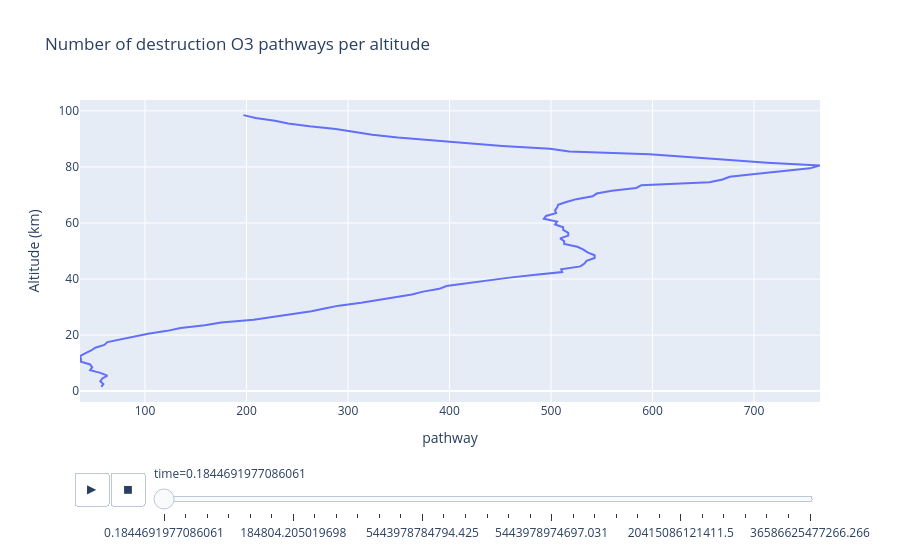
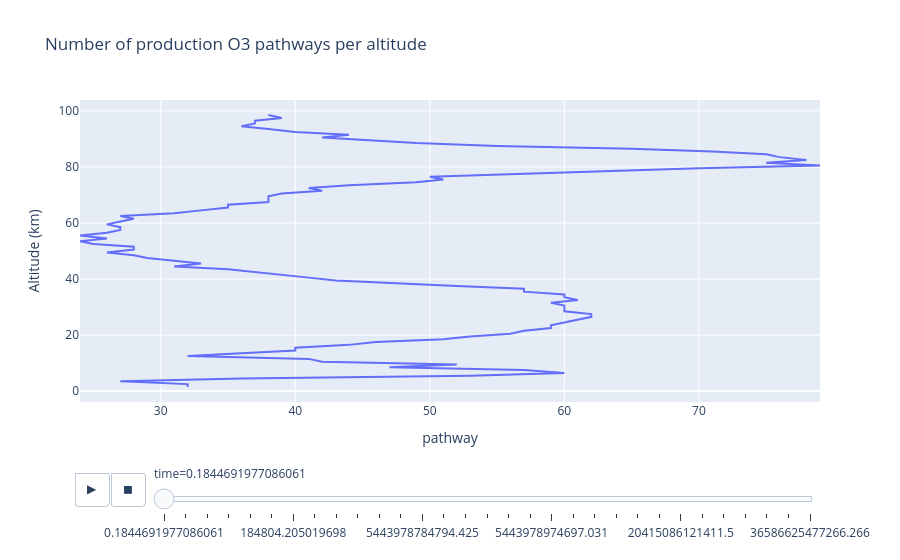

Here is the notebook cell these charts were saved with, in order:
### Markdown cell above
Here is an interactive plot with number of pathways found at each altitude and time:

### Code cell
def get_number_of_pathways_per_alt(species, type='destruction'):
    '''Gets number of pathways per altutude'''
    if type == 'destruction':
        data_species = loss_pathways[loss_pathways.species == species]
    elif type == 'production':
        data_species = prod_pathways[prod_pathways.species == species]
    
    pathways_per = data_species[['pathway', 'time', 'alt']].\
        groupby(['time', 'alt']).count().reset_index()
    return pathways_per



num_pathways_loss = get_number_of_pathways_per_alt('O3', type='destruction')
num_pathways_prod = get_number_of_pathways_per_alt('O3', type='production')

fig = px.line(num_pathways_loss, x='pathway', y='alt',
        animation_frame='time',
        labels={'x':'Number of pathways', 'alt':'Altitude (km)'},
        title='Number of destruction O3 pathways per altitude')
fig.show()

fig = px.line(num_pathways_prod, x='pathway', y='alt',
        animation_frame='time',
        labels={'x':'Number of pathways', 'alt':'Altitude (km)'},
        title='Number of production O3 pathways per altitude')
fig.show()

### Figure 1 — Plotly figure (JSON) as saved in the notebook; plotly's stock layout.template omitted (floating-point values rounded to 4 significant figures)
{"data": [{"hovertemplate": "time=0.1844691977086061<br>pathway=%{x}<br>Altitude (km)=%{y}<extra></extra>", "legendgroup": "", "line": {"color": "#636efa", "dash": "solid"}, "marker": {"symbol": "circle"}, "mode": "lines", "name": "", "orientation": "v", "showlegend": false, "type": "scatter", "x": [57, 59, 56, 58, 63, 56, 46, 48, 46, 37, 37, 36, 41, 47, 51, 60, 63, 77, 91, 103, 122, 135, 159, 175, 207, 226, 248, 264, 277, 291, 313, 329, 347, 363, 374, 390, 397, 417, 442, 459, 485, 511, 510, 529, 533, 535, 543, 543, 536, 532, 526, 513, 513, 509, 517, 517, 512, 512, 504, 506, 493, 495, 505, 504, 506, 507, 515, 525, 541, 545, 560, 584, 589, 656, 669, 676, 701, 732, 755, 765, 713, 676, 631, 597, 518, 499, 452, 417, 380, 349, 324, 304, 288, 262, 241, 228, 209, 197], "xaxis": "x", "y": [1.5, 2.5, 3.5, 4.5, 5.5, 6.5, 7.5, 8.5, 9.5, 10.5, 11.5, 12.5, 13.5, 14.5, 15.5, 16.5, 17.5, 18.5, 19.5, 20.5, 21.5, 22.5, 23.5, 24.5, 25.5, 26.5, 27.5, 28.5, 29.5, 30.5, 31.5, 32.5, 33.5, 34.5, 35.5, 36.5, 37.5, 38.5, 39.5, 40.5, 41.5, 42.5, 43.5, 44.5, 45.5, 46.5, 47.5, 48.5, 49.5, 50.5, 51.5, 52.5, 53.5, 54.5, 55.5, 56.5, 57.5, 58.5, 59.5, 60.5, 61.5, 62.5, 63.5, 64.5, 65.5, 66.5, 67.5, 68.5, 69.5, 70.5, 71.5, 72.5, 73.5, 74.5, 75.5, 76.5, 77.5, 78.5, 79.5, 80.5, 81.5, 82.5, 83.5, 84.5, 85.5, 86.5, 87.5, 88.5, 89.5, 90.5, 91.5, 92.5, 93.5, 94.5, 95.5, 96.5, 97.5, 98.5], "yaxis": "y"}], "layout": {"legend": {"tracegroupgap": 0}, "sliders": [{"active": 0, "currentvalue": {"prefix": "time="}, "len": 0.9, "pad": {"b": 10, "t": 60}, "steps": [{"args": [["0.1844691977086061"], {"frame": {"duration": 0, "redraw": false}, "fromcurrent": true, "mode": "immediate", "transition": {"duration": 0, "easing": "linear"}}], "label": "0.1844691977086061", "method": "animate"}, {"args": [["1.8477070459009568"], {"frame": {"duration": 0, "redraw": false}, "fromcurrent": true, "mode": "immediate", "transition": {"duration": 0, "easing": "linear"}}], "label": "1.8477070459009568", "method": "animate"}, {"args": [["18.480085527824464"], {"frame": {"duration": 0, "redraw": false}, "fromcurrent": true, "mode": "immediate", "transition": {"duration": 0, "easing": "linear"}}], "label": "18.480085527824464", "method": "animate"}, {"args": [["184.8038703470596"], {"frame": {"duration": 0, "redraw": false}, "fromcurrent": true, "mode": "immediate", "transition": {"duration": 0, "easing": "linear"}}], "label": "184.8038703470596", "method": "animate"}, {"args": [["1848.0417185394103"], {"frame": {"duration": 0, "redraw": false}, "fromcurrent": true, "mode": "immediate", "transition": {"duration": 0, "easing": "linear"}}], "label": "1848.0417185394103", "method": "animate"}, {"args": [["18480.42020046292"], {"frame": {"duration": 0, "redraw": false}, "fromcurrent": true, "mode": "immediate", "transition": {"duration": 0, "easing": "linear"}}], "label": "18480.42020046292", "method": "animate"}, {"args": [["184804.205019698"], {"frame": {"duration": 0, "redraw": false}, "fromcurrent": true, "mode": "immediate", "transition": {"duration": 0, "easing": "linear"}}], "label": "184804.205019698", "method": "animate"}, {"args": [["1848042.0532120487"], {"frame": {"duration": 0, "redraw": false}, "fromcurrent": true, "mode": "immediate", "transition": {"duration": 0, "easing": "linear"}}], "label": "1848042.0532120487", "method": "animate"}, {"args": [["18480420.53513556"], {"frame": {"duration": 0, "redraw": false}, "fromcurrent": true, "mode": "immediate", "transition": {"duration": 0, "easing": "linear"}}], "label": "18480420.53513556", "method": "animate"}, {"args": [["75628478.04532035"], {"frame": {"duration": 0, "redraw": false}, "fromcurrent": true, "mode": "immediate", "transition": {"duration": 0, "easing": "linear"}}], "label": "75628478.04532035", "method": "animate"}, {"args": [["181831945.8203144"], {"frame": {"duration": 0, "redraw": false}, "fromcurrent": true, "mode": "immediate", "transition": {"duration": 0, "easing": "linear"}}], "label": "181831945.8203144", "method": "animate"}, {"args": [["58297704033.67288"], {"frame": {"duration": 0, "redraw": false}, "fromcurrent": true, "mode": "immediate", "transition": {"duration": 0, "easing": "linear"}}], "label": "58297704033.67288", "method": "animate"}, {"args": [["5443978784794.425"], {"frame": {"duration": 0, "redraw": false}, "fromcurrent": true, "mode": "immediate", "transition": {"duration": 0, "easing": "linear"}}], "label": "5443978784794.425", "method": "animate"}, {"args": [["5443978788853.378"], {"frame": {"duration": 0, "redraw": false}, "fromcurrent": true, "mode": "immediate", "transition": {"duration": 0, "easing": "linear"}}], "label": "5443978788853.378", "method": "animate"}, {"args": [["5443978811122.641"], {"frame": {"duration": 0, "redraw": false}, "fromcurrent": true, "mode": "immediate", "transition": {"duration": 0, "easing": "linear"}}], "label": "5443978811122.641", "method": "animate"}, {"args": [["5443978829170.7"], {"frame": {"duration": 0, "redraw": false}, "fromcurrent": true, "mode": "immediate", "transition": {"duration": 0, "easing": "linear"}}], "label": "5443978829170.7", "method": "animate"}, {"args": [["5443978856669.017"], {"frame": {"duration": 0, "redraw": false}, "fromcurrent": true, "mode": "immediate", "transition": {"duration": 0, "easing": "linear"}}], "label": "5443978856669.017", "method": "animate"}, {"args": [["5443978891053.088"], {"frame": {"duration": 0, "redraw": false}, "fromcurrent": true, "mode": "immediate", "transition": {"duration": 0, "easing": "linear"}}], "label": "5443978891053.088", "method": "animate"}, {"args": [["5443978974697.031"], {"frame": {"duration": 0, "redraw": false}, "fromcurrent": true, "mode": "immediate", "transition": {"duration": 0, "easing": "linear"}}], "label": "5443978974697.031", "method": "animate"}, {"args": [["5443979390789.86"], {"frame": {"duration": 0, "redraw": false}, "fromcurrent": true, "mode": "immediate", "transition": {"duration": 0, "easing": "linear"}}], "label": "5443979390789.86", "method": "animate"}, {"args": [["13433606566833.0"], {"frame": {"duration": 0, "redraw": false}, "fromcurrent": true, "mode": "immediate", "transition": {"duration": 0, "easing": "linear"}}], "label": "13433606566833.0", "method": "animate"}, {"args": [["13433665287512.18"], {"frame": {"duration": 0, "redraw": false}, "fromcurrent": true, "mode": "immediate", "transition": {"duration": 0, "easing": "linear"}}], "label": "13433665287512.18", "method": "animate"}, {"args": [["13433761524500.64"], {"frame": {"duration": 0, "redraw": false}, "fromcurrent": true, "mode": "immediate", "transition": {"duration": 0, "easing": "linear"}}], "label": "13433761524500.64", "method": "animate"}, {"args": [["13434019723063.82"], {"frame": {"duration": 0, "redraw": false}, "fromcurrent": true, "mode": "immediate", "transition": {"duration": 0, "easing": "linear"}}], "label": "13434019723063.82", "method": "animate"}, {"args": [["20415086121411.5"], {"frame": {"duration": 0, "redraw": false}, "fromcurrent": true, "mode": "immediate", "transition": {"duration": 0, "easing": "linear"}}], "label": "20415086121411.5", "method": "animate"}, {"args": [["20415086210454.64"], {"frame": {"duration": 0, "redraw": false}, "fromcurrent": true, "mode": "immediate", "transition": {"duration": 0, "easing": "linear"}}], "label": "20415086210454.64", "method": "animate"}, {"args": [["20415086339484.21"], {"frame": {"duration": 0, "redraw": false}, "fromcurrent": true, "mode": "immediate", "transition": {"duration": 0, "easing": "linear"}}], "label": "20415086339484.21", "method": "animate"}, {"args": [["20415088098583.465"], {"frame": {"duration": 0, "redraw": false}, "fromcurrent": true, "mode": "immediate", "transition": {"duration": 0, "easing": "linear"}}], "label": "20415088098583.465", "method": "animate"}, {"args": [["36565400975220.95"], {"frame": {"duration": 0, "redraw": false}, "fromcurrent": true, "mode": "immediate", "transition": {"duration": 0, "easing": "linear"}}], "label": "36565400975220.95", "method": "animate"}, {"args": [["36565469826757.35"], {"frame": {"duration": 0, "redraw": false}, "fromcurrent": true, "mode": "immediate", "transition": {"duration": 0, "easing": "linear"}}], "label": "36565469826757.35", "method": "animate"}, {"args": [["36586625477266.266"], {"frame": {"duration": 0, "redraw": false}, "fromcurrent": true, "mode": "immediate", "transition": {"duration": 0, "easing": "linear"}}], "label": "36586625477266.266", "method": "animate"}], "x": 0.1, "xanchor": "left", "y": 0, "yanchor": "top"}], "title": {"text": "Number of destruction O3 pathways per altitude"}, "updatemenus": [{"buttons": [{"args": [null, {"frame": {"duration": 500, "redraw": false}, "fromcurrent": true, "mode": "immediate", "transition": {"duration": 500, "easing": "linear"}}], "label": "&#9654;", "method": "animate"}, {"args": [[null], {"frame": {"duration": 0, "redraw": false}, "fromcurrent": true, "mode": "immediate", "transition": {"duration": 0, "easing": "linear"}}], "label": "&#9724;", "method": "animate"}], "direction": "left", "pad": {"r": 10, "t": 70}, "showactive": false, "type": "buttons", "x": 0.1, "xanchor": "right", "y": 0, "yanchor": "top"}], "xaxis": {"anchor": "y", "domain": [0, 1], "title": {"text": "pathway"}}, "yaxis": {"anchor": "x", "domain": [0, 1], "title": {"text": "Altitude (km)"}}}}

### Figure 2 — Plotly figure (JSON) as saved in the notebook; plotly's stock layout.template omitted (floating-point values rounded to 4 significant figures)
{"data": [{"hovertemplate": "time=0.1844691977086061<br>pathway=%{x}<br>Altitude (km)=%{y}<extra></extra>", "legendgroup": "", "line": {"color": "#636efa", "dash": "solid"}, "marker": {"symbol": "circle"}, "mode": "lines", "name": "", "orientation": "v", "showlegend": false, "type": "scatter", "x": [32, 32, 27, 36, 53, 60, 57, 47, 52, 42, 41, 32, 36, 40, 40, 44, 46, 51, 53, 56, 57, 59, 59, 60, 61, 62, 62, 60, 60, 60, 59, 61, 60, 60, 57, 57, 52, 47, 43, 41, 39, 37, 35, 31, 33, 31, 29, 28, 26, 28, 28, 25, 24, 26, 24, 26, 27, 27, 26, 27, 28, 27, 31, 33, 35, 35, 38, 38, 38, 39, 42, 41, 44, 49, 51, 50, 57, 63, 70, 79, 75, 78, 76, 75, 71, 65, 55, 49, 45, 42, 44, 40, 38, 36, 37, 37, 39, 38], "xaxis": "x", "y": [1.5, 2.5, 3.5, 4.5, 5.5, 6.5, 7.5, 8.5, 9.5, 10.5, 11.5, 12.5, 13.5, 14.5, 15.5, 16.5, 17.5, 18.5, 19.5, 20.5, 21.5, 22.5, 23.5, 24.5, 25.5, 26.5, 27.5, 28.5, 29.5, 30.5, 31.5, 32.5, 33.5, 34.5, 35.5, 36.5, 37.5, 38.5, 39.5, 40.5, 41.5, 42.5, 43.5, 44.5, 45.5, 46.5, 47.5, 48.5, 49.5, 50.5, 51.5, 52.5, 53.5, 54.5, 55.5, 56.5, 57.5, 58.5, 59.5, 60.5, 61.5, 62.5, 63.5, 64.5, 65.5, 66.5, 67.5, 68.5, 69.5, 70.5, 71.5, 72.5, 73.5, 74.5, 75.5, 76.5, 77.5, 78.5, 79.5, 80.5, 81.5, 82.5, 83.5, 84.5, 85.5, 86.5, 87.5, 88.5, 89.5, 90.5, 91.5, 92.5, 93.5, 94.5, 95.5, 96.5, 97.5, 98.5], "yaxis": "y"}], "layout": {"legend": {"tracegroupgap": 0}, "sliders": [{"active": 0, "currentvalue": {"prefix": "time="}, "len": 0.9, "pad": {"b": 10, "t": 60}, "steps": [{"args": [["0.1844691977086061"], {"frame": {"duration": 0, "redraw": false}, "fromcurrent": true, "mode": "immediate", "transition": {"duration": 0, "easing": "linear"}}], "label": "0.1844691977086061", "method": "animate"}, {"args": [["1.8477070459009568"], {"frame": {"duration": 0, "redraw": false}, "fromcurrent": true, "mode": "immediate", "transition": {"duration": 0, "easing": "linear"}}], "label": "1.8477070459009568", "method": "animate"}, {"args": [["18.480085527824464"], {"frame": {"duration": 0, "redraw": false}, "fromcurrent": true, "mode": "immediate", "transition": {"duration": 0, "easing": "linear"}}], "label": "18.480085527824464", "method": "animate"}, {"args": [["184.8038703470596"], {"frame": {"duration": 0, "redraw": false}, "fromcurrent": true, "mode": "immediate", "transition": {"duration": 0, "easing": "linear"}}], "label": "184.8038703470596", "method": "animate"}, {"args": [["1848.0417185394103"], {"frame": {"duration": 0, "redraw": false}, "fromcurrent": true, "mode": "immediate", "transition": {"duration": 0, "easing": "linear"}}], "label": "1848.0417185394103", "method": "animate"}, {"args": [["18480.42020046292"], {"frame": {"duration": 0, "redraw": false}, "fromcurrent": true, "mode": "immediate", "transition": {"duration": 0, "easing": "linear"}}], "label": "18480.42020046292", "method": "animate"}, {"args": [["184804.205019698"], {"frame": {"duration": 0, "redraw": false}, "fromcurrent": true, "mode": "immediate", "transition": {"duration": 0, "easing": "linear"}}], "label": "184804.205019698", "method": "animate"}, {"args": [["1848042.0532120487"], {"frame": {"duration": 0, "redraw": false}, "fromcurrent": true, "mode": "immediate", "transition": {"duration": 0, "easing": "linear"}}], "label": "1848042.0532120487", "method": "animate"}, {"args": [["18480420.53513556"], {"frame": {"duration": 0, "redraw": false}, "fromcurrent": true, "mode": "immediate", "transition": {"duration": 0, "easing": "linear"}}], "label": "18480420.53513556", "method": "animate"}, {"args": [["75628478.04532035"], {"frame": {"duration": 0, "redraw": false}, "fromcurrent": true, "mode": "immediate", "transition": {"duration": 0, "easing": "linear"}}], "label": "75628478.04532035", "method": "animate"}, {"args": [["181831945.8203144"], {"frame": {"duration": 0, "redraw": false}, "fromcurrent": true, "mode": "immediate", "transition": {"duration": 0, "easing": "linear"}}], "label": "181831945.8203144", "method": "animate"}, {"args": [["58297704033.67288"], {"frame": {"duration": 0, "redraw": false}, "fromcurrent": true, "mode": "immediate", "transition": {"duration": 0, "easing": "linear"}}], "label": "58297704033.67288", "method": "animate"}, {"args": [["5443978784794.425"], {"frame": {"duration": 0, "redraw": false}, "fromcurrent": true, "mode": "immediate", "transition": {"duration": 0, "easing": "linear"}}], "label": "5443978784794.425", "method": "animate"}, {"args": [["5443978788853.378"], {"frame": {"duration": 0, "redraw": false}, "fromcurrent": true, "mode": "immediate", "transition": {"duration": 0, "easing": "linear"}}], "label": "5443978788853.378", "method": "animate"}, {"args": [["5443978811122.641"], {"frame": {"duration": 0, "redraw": false}, "fromcurrent": true, "mode": "immediate", "transition": {"duration": 0, "easing": "linear"}}], "label": "5443978811122.641", "method": "animate"}, {"args": [["5443978829170.7"], {"frame": {"duration": 0, "redraw": false}, "fromcurrent": true, "mode": "immediate", "transition": {"duration": 0, "easing": "linear"}}], "label": "5443978829170.7", "method": "animate"}, {"args": [["5443978856669.017"], {"frame": {"duration": 0, "redraw": false}, "fromcurrent": true, "mode": "immediate", "transition": {"duration": 0, "easing": "linear"}}], "label": "5443978856669.017", "method": "animate"}, {"args": [["5443978891053.088"], {"frame": {"duration": 0, "redraw": false}, "fromcurrent": true, "mode": "immediate", "transition": {"duration": 0, "easing": "linear"}}], "label": "5443978891053.088", "method": "animate"}, {"args": [["5443978974697.031"], {"frame": {"duration": 0, "redraw": false}, "fromcurrent": true, "mode": "immediate", "transition": {"duration": 0, "easing": "linear"}}], "label": "5443978974697.031", "method": "animate"}, {"args": [["5443979390789.86"], {"frame": {"duration": 0, "redraw": false}, "fromcurrent": true, "mode": "immediate", "transition": {"duration": 0, "easing": "linear"}}], "label": "5443979390789.86", "method": "animate"}, {"args": [["13433606566833.0"], {"frame": {"duration": 0, "redraw": false}, "fromcurrent": true, "mode": "immediate", "transition": {"duration": 0, "easing": "linear"}}], "label": "13433606566833.0", "method": "animate"}, {"args": [["13433665287512.18"], {"frame": {"duration": 0, "redraw": false}, "fromcurrent": true, "mode": "immediate", "transition": {"duration": 0, "easing": "linear"}}], "label": "13433665287512.18", "method": "animate"}, {"args": [["13433761524500.64"], {"frame": {"duration": 0, "redraw": false}, "fromcurrent": true, "mode": "immediate", "transition": {"duration": 0, "easing": "linear"}}], "label": "13433761524500.64", "method": "animate"}, {"args": [["13434019723063.82"], {"frame": {"duration": 0, "redraw": false}, "fromcurrent": true, "mode": "immediate", "transition": {"duration": 0, "easing": "linear"}}], "label": "13434019723063.82", "method": "animate"}, {"args": [["20415086121411.5"], {"frame": {"duration": 0, "redraw": false}, "fromcurrent": true, "mode": "immediate", "transition": {"duration": 0, "easing": "linear"}}], "label": "20415086121411.5", "method": "animate"}, {"args": [["20415086210454.64"], {"frame": {"duration": 0, "redraw": false}, "fromcurrent": true, "mode": "immediate", "transition": {"duration": 0, "easing": "linear"}}], "label": "20415086210454.64", "method": "animate"}, {"args": [["20415086339484.21"], {"frame": {"duration": 0, "redraw": false}, "fromcurrent": true, "mode": "immediate", "transition": {"duration": 0, "easing": "linear"}}], "label": "20415086339484.21", "method": "animate"}, {"args": [["20415088098583.465"], {"frame": {"duration": 0, "redraw": false}, "fromcurrent": true, "mode": "immediate", "transition": {"duration": 0, "easing": "linear"}}], "label": "20415088098583.465", "method": "animate"}, {"args": [["36565400975220.95"], {"frame": {"duration": 0, "redraw": false}, "fromcurrent": true, "mode": "immediate", "transition": {"duration": 0, "easing": "linear"}}], "label": "36565400975220.95", "method": "animate"}, {"args": [["36565469826757.35"], {"frame": {"duration": 0, "redraw": false}, "fromcurrent": true, "mode": "immediate", "transition": {"duration": 0, "easing": "linear"}}], "label": "36565469826757.35", "method": "animate"}, {"args": [["36586625477266.266"], {"frame": {"duration": 0, "redraw": false}, "fromcurrent": true, "mode": "immediate", "transition": {"duration": 0, "easing": "linear"}}], "label": "36586625477266.266", "method": "animate"}], "x": 0.1, "xanchor": "left", "y": 0, "yanchor": "top"}], "title": {"text": "Number of production O3 pathways per altitude"}, "updatemenus": [{"buttons": [{"args": [null, {"frame": {"duration": 500, "redraw": false}, "fromcurrent": true, "mode": "immediate", "transition": {"duration": 500, "easing": "linear"}}], "label": "&#9654;", "method": "animate"}, {"args": [[null], {"frame": {"duration": 0, "redraw": false}, "fromcurrent": true, "mode": "immediate", "transition": {"duration": 0, "easing": "linear"}}], "label": "&#9724;", "method": "animate"}], "direction": "left", "pad": {"r": 10, "t": 70}, "showactive": false, "type": "buttons", "x": 0.1, "xanchor": "right", "y": 0, "yanchor": "top"}], "xaxis": {"anchor": "y", "domain": [0, 1], "title": {"text": "pathway"}}, "yaxis": {"anchor": "x", "domain": [0, 1], "title": {"text": "Altitude (km)"}}}}
